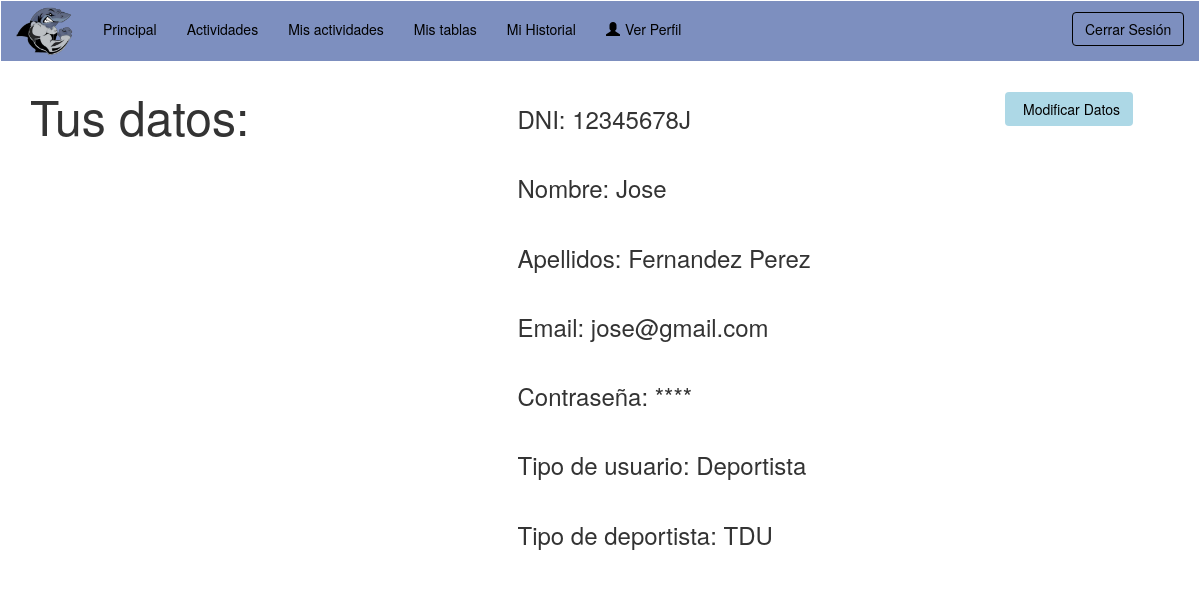
The app's page /vistas/v_verPerfil.php (signed in) with its own data.
### tables this page shows
CREATE TABLE `usuario` (
  `DNI` varchar(9) NOT NULL,
  `nombre` varchar(45) NOT NULL,
  `apellidos` varchar(45) NOT NULL,
  `email` varchar(45) DEFAULT NULL,
  `password` varchar(50) NOT NULL,
  `tipo` varchar(20) NOT NULL,
  `tipoDeportista` varchar(10) DEFAULT NULL
);

### modelos/m_gestionarUsuarios.php (called while the page is built, shortened)
  <?php
  class m_gestionarUsuarios{
    public function getDatosUsuario($dni)
    {
      $bd = conexion_BD();
      $r = $bd->query("SELECT * FROM usuario WHERE DNI='".$dni."'");
      mysqli_data_seek ($r, 0);
      $extraido= mysqli_fetch_array($r);
      return $extraido;
    }
}
  ?>

### controladores/c_usuario.php (called while the page is built, shortened)
<?php
require_once '../modelos/m_gestionarUsuarios.php';
class c_usuario
{
  public static function devolverUsuario($dni)
  {
    $modelo_gestionarUsuarios = new m_gestionarUsuarios();
    if($modelo_gestionarUsuarios->comprobarUsuario($dni))
    {
      return $modelo_gestionarUsuarios->getDatosUsuario($dni);
   }
  }
}
?>

### vistas/v_verPerfil.php (the view, shortened to what this page needs)
<?php
  if(isset($_SESSION['userID'])  && $_SESSION['connected'] == true)
  {
  require_once '../controladores/c_usuario.php';
  $result = c_usuario::devolverUsuario($_SESSION['userID']);
  }
?>
<!DOCTYPE html>
<html lang="en">
  <head>
    <link href="../css/bootstrap.min.css" rel="stylesheet">
    <link href="../css/navbar2.css" rel="stylesheet">
    <link href="../css/botonesGestionar.css" rel="stylesheet">
  </head>
  <body>
    <header>
	<?php
	if($_SESSION['userType'] == 'Administrador'){
		?>
     <nav class="navbar navbar-default1">
      <div class="container-fluid">
        <div class="navbar-header">
          <button type="button" class="navbar-toggle collapsed" data-toggle="collapse" data-target="#bs-example-navbar-collapse-1" aria-expanded="false">
            <span class="sr-only">Toggle navigation</span>
            <span class="icon-bar"></span>
            <span class="icon-bar"></span>
            <span class="icon-bar"></span>
          </button>
          <a class="navbar-brand" href="#"><img src="../images/navbar-footer/tiburonlogo.png" style="margin-top:-10px;"></img></a>
        </div>
          <div class="collapse navbar-collapse" id="bs-example-navbar-collapse-1" style="margin-top: 3px;">
          <ul class="nav navbar-nav">
            <li><a href="../vistas/v_administrador.php">Principal</a></li>
            <li><a href="../vistas/v_gestionarUsuarios.php">Gestión de usuarios</a></li>
            <li><a href="../vistas/v_gestionarActividades.php">Gestión de actividades</a></li>
            <li><a href="../vistas/v_gestionarEjercicios.php">Gestión de ejercicios</a></li>
            <li><a href="../vistas/v_verPerfil.php">Ver Perfil</a></li>
          </ul>
    <ul class="nav navbar-nav navbar-right">
      <div class="form-group">
        <button id="modalButton" type="button" class="btn btn-default1" data-toggle="modal" data-target=".bs-example-modal-sm" style="margin-left: 10px;">Cerrar Sesi&oacuten</button>
          <div class="modal fade bs-example-modal-sm" tabindex="-1" role="dialog" aria-labelledby="mySmallModalLabel">
            <div class="modal-dialog modal-sm" role="document">
              <div class="modal-content" id="modalLogin">
                <div class="modal-header">
                  <h4 style="text-align: center; color:white;" class="modal-title">Cerrar Sesi&oacuten</h4>
                </div>
                <div class="text-center">
                  <p style="text-align: center; margin-top: 20px;"><img src="../images/navbar-footer/tiburon2.png"></img></p>
                    <button type="submit" class="btn btn-default1" id="botonModificar" style="margin-bottom: 10px;" value="Confirmar" onclick = "location='../funciones/cerrar.php'">Cerrar Sesi&oacuten</button>
                </div>
              </div>
            </div>
          </div>
      </div>
    </ul>
 </div>
 </div>
</nav>
</header>
    <div class="container">
      <div class="row">
        <div class="col-xs-12  col-sm-5  col-md-5  col-lg-5">
          <p style="font-size: -webkit-xxx-large; ">Tus datos: </p>
        </div>
      <div class="col-xs-12  col-sm-5  col-md-5  col-lg-5">
        <div>
          <br />
          <label for="DNI" style="margin-right:5px; font-weight:normal;"><p style="font-size: x-large;">DNI: <?php echo $result['DNI']; ?></p></label>
        </div>
    <div>
          <br />
          <label for="nombre" style="margin-right:5px; font-weight:normal;"><p style="font-size: x-large;">Nombre: <?php echo $result['nombre']; ?></p></label>
        </div>
        <div>
          <br />
          <label for="apellidos" style="margin-right:5px; font-weight:normal;"><p style="font-size: x-large;">Apellidos: <?php echo $result['apellidos']; ?></p></label>
        </div>
    <div>
          <br />
          <label for="email" style="margin-right:5px; font-weight:normal;"><p style="font-size: x-large;">Email: <?php echo $result['email']; ?></p></label>
        </div>
    <div>
          <br />
          <label for="password" style="margin-right:5px; font-weight:normal;"><p style="font-size: x-large;">Contrase&ntildea: <?php echo ("****"); ?></p></label>
        </div>
      <div>
          <br />
          <label for="tipo" style="margin-right:5px; font-weight:normal;"><p style="font-size: x-large;">Tipo de usuario:  <?php echo $result['tipo']; ?></p></label>
        </div>
      </div>
    <div class="btn-group col-xs-6 col-sm-4 col-md-4 col-lg-2" role="group" style="margin-top: 10px; margin-bottom: 15px;">
          <a href="v_modificarDatos.php" style="text-decoration: none;"><button type="button" class="btn btn-default2" id="botonAtras"><span  style="margin-right: 5px;"></span>Modificar Datos</button></a>
        </div>
      </div>
    </div>
  </body>
</html>
	  <?php
	}else if($_SESSION['userType'] == 'Deportista') {
		?>
      <nav class="navbar navbar-default1">
      <div class="container-fluid">
        <div class="navbar-header">
          <a class="navbar-brand" href="#"><img src="../images/navbar-footer/tiburonlogo.png" style="margin-top:-10px;"></img></a>
        </div>
          <div class="collapse navbar-collapse" id="bs-example-navbar-collapse-1" style="margin-top: 3px;">
          <ul class="nav navbar-nav">
            <li><a href="../vistas/v_deportista.php">Principal</a></li>
            <li><a href="../vistas/v_gestionarActividades.php">Actividades</a></li>
            <li><a href="../vistas/v_misActividades.php">Mis actividades</a></li>
						<li><a href="../vistas/v_misTablas.php">Mis tablas</a></li>
            <li><a href="../vistas/v_miHistorial.php">Mi Historial</a></li>
            <li><a href="../vistas/v_verPerfil.php" id="botonPerfil"><span class="glyphicon glyphicon-user" aria-hidden="true" style="margin-right: 5px;"></span>Ver Perfil</a></li>
          </ul>
    <ul class="nav navbar-nav navbar-right">
      <div class="form-group">
        <button id="modalButton" type="button" class="btn btn-default1" data-toggle="modal" data-target=".bs-example-modal-sm" style="margin-left: 10px;">Cerrar Sesi&oacuten</button>
      </div>
    </ul>
</nav>
    </header>
    <div class="container">
      <div class="row">
        <div class="col-xs-12  col-sm-5  col-md-5  col-lg-5">
          <p style="font-size: -webkit-xxx-large; ">Tus datos: </p>
        </div>
      <div class="col-xs-12  col-sm-5  col-md-5  col-lg-5">
        <div>
          <br />
          <label for="DNI" style="margin-right:5px; font-weight:normal;"><p style="font-size: x-large;">DNI: <?php echo $result['DNI']; ?></p></label>
        </div>
		<div>
          <br />
          <label for="nombre" style="margin-right:5px; font-weight:normal;"><p style="font-size: x-large;">Nombre: <?php echo $result['nombre']; ?></p></label>
        </div>
        <div>
          <br />
          <label for="apellidos" style="margin-right:5px; font-weight:normal;"><p style="font-size: x-large;">Apellidos: <?php echo $result['apellidos']; ?></p></label>
        </div>
		<div>
          <br />
          <label for="email" style="margin-right:5px; font-weight:normal;"><p style="font-size: x-large;">Email: <?php echo $result['email']; ?></p></label>
        </div>
		<div>
          <br />
          <label for="password" style="margin-right:5px; font-weight:normal;"><p style="font-size: x-large;">Contrase&ntildea: <?php echo ("****"); ?></p></label>
        </div>
      <div>
          <br />
          <label for="tipo" style="margin-right:5px; font-weight:normal;"><p style="font-size: x-large;">Tipo de usuario:  <?php echo $result['tipo']; ?></p></label>
        </div>
      <div>
          <br />
          <label for="tipoDeportista" style="margin-right:5px; font-weight:normal;"><p style="font-size: x-large;">Tipo de deportista:  <?php echo $result['tipoDeportista']; ?></p></label>
        </div>
      </div>
	  <div class="btn-group col-xs-6 col-sm-4 col-md-4 col-lg-2" role="group" style="margin-top: 10px; margin-bottom: 15px;">
          <a href="v_modificarDatos.php" style="text-decoration: none;"><button type="button" class="btn btn-default2" id="botonAtras"><span  style="margin-right: 5px;"></span>Modificar Datos</button></a>
        </div>
      </div>
    </div>
  </body>
</html>
<?php
  }
  else {
    echo "<script>";
    echo "alert('No tienes permisos para entrar en esta pagina');";
    echo "window.location = '../vistas/v_principal.php'";
    echo "</script>";
    exit();
  }
?>

### css/navbar2.css (style rules this page uses)
.container-fluid, #ulDrop { background-color: #7d8fbf; color: black; }
a { color: black; }
#op1, #op2, #op3, #op4, #botonGestUsu, #botonPerfil { color: black; }
#modalButton { margin-top: 8px; color: 7d8fbf; border-color:black; }
button.btn.btn-default1 { display: inline-block; vertical-align: middle; -webkit-transform: perspective(1px) translateZ(0); transform: perspective(1px) translateZ(0); box-shadow: 0 0 1px transparent; position: relative; overflow: hidden; background-color: transparent; border-style: solid; border-color: black; }
button.btn.btn-default1:before { content: ""; position: absolute; z-index: -1; left: 0; right: 100%; top: 0; background: #FFF; height: 4px; -webkit-transition-property: right; transition-property: right; -webkit-transition-duration: 0.3s; transition-duration: 0.3s; -webkit-transition-timing-function: ease-out; transition-timing-function: ease-out; }

### css/botonesGestionar.css (style rules this page uses)
#botonAtras { background-color: lightblue; color: black; }

### records on screen
usuario: DNI "12345678J", nombre "Jose", apellidos "Fernandez Perez", email "jose@gmail.com", tipo "Deportista", tipoDeportista "TDU"
